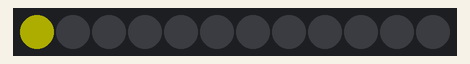
A sketch run on a simulated Arduino Uno, built with avr-gcc and run on an emulated ATmega328P. Shown: 12 RGB LEDs in strip order, left to right. Dim RGB values are drawn brighter than linear.

Above: at 0.1 s.
At 4.1 s:
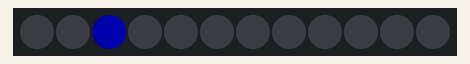
At 8.1 s:
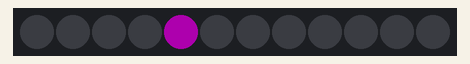
At 16.1 s:
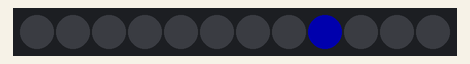
At 26.1 s:
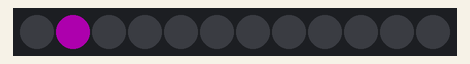
At 38.1 s:
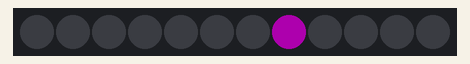

Measured:
- what the display in image 1 shows lasts 1.0 s, from 4.0 s to 5.0 s

The sketch:

sketch_oct06a.ino
```cpp
#include <Adafruit_NeoPixel.h>

#define PIN 2   // input pin Neopixel is attached to

#define NUMPIXELS      12 // number of neopixels in strip

Adafruit_NeoPixel pixels = Adafruit_NeoPixel(NUMPIXELS, PIN, NEO_GRB + NEO_KHZ800);

int delayval = 1000; // timing delay in milliseconds


void setup() {
  // Initialize the NeoPixel library.
  pixels.begin();
  pixels.setBrightness(50);
}

void loop() {

  for (int i=0; i < NUMPIXELS; i++) {
    if (i % 3 == 1) {
      pixels.setPixelColor(i, pixels.Color(255, 0, 255));
      pixels.show();
      delay(delayval);
      pixels.setPixelColor(i, pixels.Color(0, 0, 0));
      pixels.show();
    }
    else if (i%3==2){
      pixels.setPixelColor(i, pixels.Color(0, 0, 255));
      pixels.show();
      delay(delayval);
      pixels.setPixelColor(i, pixels.Color(0, 0, 0));
      pixels.show();
    }
    else{
      pixels.setPixelColor(i, pixels.Color(255, 255, 0));
      pixels.show();
      delay(delayval);
      pixels.setPixelColor(i, pixels.Color(0, 0, 0));
      pixels.show();
    }
    delay(delayval);
  }
}
```
